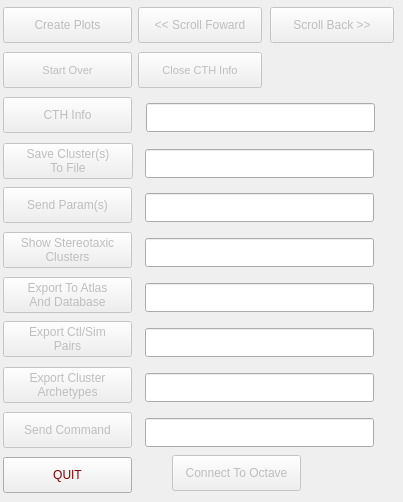
       <widget class="QFrame" name="buttonsFrame">
        <property name="sizePolicy">
         <sizepolicy hsizetype="Minimum" vsizetype="Preferred">
          <horstretch>0</horstretch>
          <verstretch>0</verstretch>
         </sizepolicy>
        </property>
        <property name="minimumSize">
         <size>
          <width>403</width>
          <height>0</height>
         </size>
        </property>
        <widget class="QPushButton" name="scrollBack">
         <property name="enabled">
          <bool>false</bool>
         </property>
         <property name="geometry">
          <rect>
           <x>270</x>
           <y>7</y>
           <width>124</width>
           <height>36</height>
          </rect>
         </property>
         <property name="toolTip">
          <string>&lt;html&gt;&lt;head/&gt;&lt;body&gt;&lt;p&gt;Scroll bar chart plots backwards.&lt;/p&gt;&lt;/body&gt;&lt;/html&gt;</string>
         </property>
         <property name="text">
          <string>Scroll Back &gt;&gt;</string>
         </property>
        </widget>
        <widget class="QPushButton" name="guiConnect">
         <property name="enabled">
          <bool>false</bool>
         </property>
         <property name="geometry">
          <rect>
           <x>172</x>
           <y>455</y>
           <width>129</width>
           <height>36</height>
          </rect>
         </property>
         <property name="toolTip">
          <string>&lt;html&gt;&lt;head/&gt;&lt;body&gt;&lt;p&gt;This is for debugging. You can start Octave or the GUI in a debugger with a fixed port number on the command line GUI command line, then use this to connect.&lt;/p&gt;&lt;/body&gt;&lt;/html&gt;</string>
         </property>
         <property name="text">
          <string>Connect To Octave</string>
         </property>
        </widget>
        <widget class="QLineEdit" name="saveClustersData">
         <property name="geometry">
          <rect>
           <x>145</x>
           <y>149</y>
           <width>229</width>
           <height>29</height>
          </rect>
         </property>
         <property name="autoFillBackground">
          <bool>false</bool>
         </property>
         <property name="maxLength">
          <number>256</number>
         </property>
        </widget>
        <widget class="QLineEdit" name="getCTHInfoText">
         <property name="geometry">
          <rect>
           <x>146</x>
           <y>103</y>
           <width>229</width>
           <height>29</height>
          </rect>
         </property>
         <property name="autoFillBackground">
          <bool>false</bool>
         </property>
         <property name="maxLength">
          <number>256</number>
         </property>
        </widget>
        <widget class="QLineEdit" name="selectStereoData">
         <property name="geometry">
          <rect>
           <x>145</x>
           <y>238</y>
           <width>229</width>
           <height>29</height>
          </rect>
         </property>
         <property name="autoFillBackground">
          <bool>false</bool>
         </property>
         <property name="maxLength">
          <number>256</number>
         </property>
        </widget>
        <widget class="QLineEdit" name="sendparamText">
         <property name="geometry">
          <rect>
           <x>145</x>
           <y>193</y>
           <width>229</width>
           <height>29</height>
          </rect>
         </property>
         <property name="autoFillBackground">
          <bool>false</bool>
         </property>
         <property name="maxLength">
          <number>256</number>
         </property>
        </widget>
        <widget class="QPushButton" name="sendOctave">
         <property name="enabled">
          <bool>false</bool>
         </property>
         <property name="geometry">
          <rect>
           <x>3</x>
           <y>7</y>
           <width>129</width>
           <height>36</height>
          </rect>
         </property>
         <property name="toolTip">
          <string>&lt;html&gt;&lt;head/&gt;&lt;body&gt;&lt;p&gt;Pick a .cth file from the top file box above, select parameters and then click on this button to send the information the Octave program to perform clustering operations.&lt;/p&gt;&lt;/body&gt;&lt;/html&gt;</string>
         </property>
         <property name="text">
          <string>Create Plots</string>
         </property>
        </widget>
        <widget class="QPushButton" name="sendParam">
         <property name="enabled">
          <bool>false</bool>
         </property>
         <property name="geometry">
          <rect>
           <x>3</x>
           <y>187</y>
           <width>129</width>
           <height>36</height>
          </rect>
         </property>
         <property name="sizePolicy">
          <sizepolicy hsizetype="Expanding" vsizetype="Fixed">
           <horstretch>0</horstretch>
           <verstretch>0</verstretch>
          </sizepolicy>
         </property>
         <property name="toolTip">
          <string>&lt;html&gt;&lt;head/&gt;&lt;body&gt;If Octaves needs additional parameters, it will prompt for them in the Messages and Prompts window.  Enter them in the edit control to the right and click on this button</string>
         </property>
         <property name="text">
          <string>Send Param(s)</string>
         </property>
        </widget>
        <widget class="QPushButton" name="exportAtlas">
         <property name="enabled">
          <bool>false</bool>
         </property>
         <property name="geometry">
          <rect>
           <x>3</x>
           <y>277</y>
           <width>129</width>
           <height>36</height>
          </rect>
         </property>
         <property name="toolTip">
          <string>&lt;html&gt;&lt;head/&gt;&lt;body&gt;&lt;p&gt;Export the CTH clusters to a file that the ATLAS program can use to plot points, indicating the clusters to a file named filename.csv.&lt;/p&gt;&lt;p&gt;If there are ctl and stem CTHs, they will be saved in filename[stimtype].csv where stimtype is cc02 or vc02.&lt;/p&gt;&lt;p&gt;If there are kmeans CTHs, they will be saved in filename_kmeans for the standard kmeans algorithm and filename_kmeans_centr when clustering has been performed using the dendrogram centroids/archetypes as the starting locations.&lt;/p&gt;&lt;p&gt;If there are fuzzy cmeans CTHs, they will be saved in filename_fuzzy.csv. &lt;/p&gt;&lt;p&gt;Export information that can be used to lookup CTHs in a database to a second file named filename.db.csv.&lt;/p&gt;&lt;p&gt;Enter the filename without an extension in the control to the right, then click on this button.&lt;/p&gt;&lt;/body&gt;&lt;/html&gt;</string>
         </property>
         <property name="text">
          <string>Export To Atlas
And Database</string>
         </property>
        </widget>
        <widget class="QPushButton" name="doQuit">
         <property name="geometry">
          <rect>
           <x>3</x>
           <y>457</y>
           <width>129</width>
           <height>36</height>
          </rect>
         </property>
         <property name="toolTip">
          <string>&lt;html&gt;&lt;head/&gt;&lt;body&gt;I wonder what this does?</string>
         </property>
         <property name="styleSheet">
          <string notr="true">color: darkred;
font-style:bold</string>
         </property>
         <property name="text">
          <string>QUIT</string>
         </property>
        </widget>
        <widget class="QLineEdit" name="exportAtlasText">
         <property name="geometry">
          <rect>
           <x>145</x>
           <y>283</y>
           <width>229</width>
           <height>29</height>
          </rect>
         </property>
         <property name="autoFillBackground">
          <bool>false</bool>
         </property>
         <property name="maxLength">
          <number>256</number>
         </property>
        </widget>
        <widget class="QLineEdit" name="sendCmdText">
         <property name="geometry">
          <rect>
           <x>145</x>
           <y>418</y>
           <width>229</width>
           <height>29</height>
          </rect>
         </property>
         <property name="autoFillBackground">
          <bool>false</bool>
         </property>
         <property name="maxLength">
          <number>256</number>
         </property>
        </widget>
        <widget class="QPushButton" name="startOver">
         <property name="enabled">
          <bool>false</bool>
         </property>
         <property name="geometry">
          <rect>
           <x>3</x>
           <y>52</y>
           <width>129</width>
           <height>36</height>
          </rect>
         </property>
         <property name="font">
          <font>
           <pointsize>8</pointsize>
          </font>
         </property>
         <property name="toolTip">
          <string>&lt;html&gt;&lt;head/&gt;&lt;body&gt;Click on this to close all figures and clear all variables.  Use this when the screen is getting very cluttered.</string>
         </property>
         <property name="text">
          <string>Start Over</string>
         </property>
        </widget>
        <widget class="QPushButton" name="saveClusters">
         <property name="enabled">
          <bool>false</bool>
         </property>
         <property name="geometry">
          <rect>
           <x>3</x>
           <y>143</y>
           <width>130</width>
           <height>36</height>
          </rect>
         </property>
         <property name="sizePolicy">
          <sizepolicy hsizetype="Expanding" vsizetype="Fixed">
           <horstretch>0</horstretch>
           <verstretch>0</verstretch>
          </sizepolicy>
         </property>
         <property name="toolTip">
          <string>&lt;html&gt;&lt;head/&gt;&lt;body&gt;&lt;p&gt;This control lets you select a subset of Dendrogram, K-Means, K-Means Using Dendrogram clusters, and Fuzzy C-Means clusters. Use a selector prefix to select the cluster type(s) you want to save.&lt;/p&gt;&lt;p&gt;For Dendrogram: d&lt;/p&gt;&lt;p&gt;For K-Means: k&lt;/p&gt;&lt;p&gt;For K-means with preselected clusters: kc&lt;/p&gt;&lt;p&gt;For Fuzzy C-means: f&lt;/p&gt;&lt;p&gt;The last item must be the file name and it must have at least one non-numeric character.&lt;/p&gt;&lt;p&gt;For example:&lt;/p&gt;&lt;p&gt;d 1 2 k 2 3 4 kc 1 4 5 12 f 9 12 13 filename&lt;/p&gt;&lt;p&gt;Order and case is not important. You can have more then one set of selectors. You do not have to include all of the selectors. If you have not selected a non-dendrogram cluster type, nothing is saved. If no prefix is selected, the dendrogram selector is used by default. &lt;/p&gt;&lt;/body&gt;&lt;/html&gt;</string>
         </property>
         <property name="text">
          <string>Save Cluster(s)
To File</string>
         </property>
        </widget>
        <widget class="QPushButton" name="selectStereo">
         <property name="enabled">
          <bool>false</bool>
         </property>
         <property name="geometry">
          <rect>
           <x>3</x>
           <y>232</y>
           <width>129</width>
           <height>36</height>
          </rect>
         </property>
         <property name="sizePolicy">
          <sizepolicy hsizetype="Expanding" vsizetype="Fixed">
           <horstretch>0</horstretch>
           <verstretch>0</verstretch>
          </sizepolicy>
         </property>
         <property name="toolTip">
          <string>&lt;html&gt;&lt;head/&gt;&lt;body&gt;&lt;p&gt;To display a subset of the stereotaxic clusters in the current plot window, enter cluster number(s) separated by spaces in the edit control to the right, then click on this button. Enter 0 to display all clusters.&lt;/p&gt;&lt;/body&gt;&lt;/html&gt;</string>
         </property>
         <property name="text">
          <string>Show Stereotaxic
Clusters</string>
         </property>
        </widget>
        <widget class="QPushButton" name="getCTHInfo">
         <property name="enabled">
          <bool>false</bool>
         </property>
         <property name="geometry">
          <rect>
           <x>3</x>
           <y>97</y>
           <width>129</width>
           <height>36</height>
          </rect>
         </property>
         <property name="sizePolicy">
          <sizepolicy hsizetype="Expanding" vsizetype="Fixed">
           <horstretch>0</horstretch>
           <verstretch>0</verstretch>
          </sizepolicy>
         </property>
         <property name="toolTip">
          <string>&lt;html&gt;&lt;head/&gt;&lt;body&gt;&lt;p&gt;This creates a window and displays information about one CTH. This includes experiment information and various plots, including a projection plot that shows the CTH in relation to the other projected CTHs. This also highlights the point in the N SPACE CTH PROJECTION window. The highlights in this window persist until you clear them.&lt;/p&gt;&lt;p&gt;Multiple CTHs can be specified and each will gets its own window. Enter one or more CTH numbers, separated by spaces, in the control to the right, then click on this button.&lt;/p&gt;&lt;p&gt;For files with CTL/STIM periods in them, entering the number of a CTH and a *, separated by spaces, will display all of the sibling CTHs.  This works for multiple numbers, e.g.:  7 19 * 23 102. The location of the * character is not important.&lt;/p&gt;&lt;p&gt;Enter 0 for the CTH number to clear the highlighted points from the N SPACE CTH PROJECTION window. This over-rides any other numbers. They will be ignored.&lt;/p&gt;&lt;/body&gt;&lt;/html&gt;</string>
         </property>
         <property name="text">
          <string>CTH Info</string>
         </property>
        </widget>
        <widget class="QPushButton" name="scrollFwd">
         <property name="enabled">
          <bool>false</bool>
         </property>
         <property name="geometry">
          <rect>
           <x>138</x>
           <y>7</y>
           <width>124</width>
           <height>36</height>
          </rect>
         </property>
         <property name="toolTip">
          <string>&lt;html&gt;&lt;head/&gt;&lt;body&gt;&lt;p&gt;Scroll bar char plots forward.&lt;/p&gt;&lt;/body&gt;&lt;/html&gt;</string>
         </property>
         <property name="text">
          <string>&lt;&lt; Scroll Foward</string>
         </property>
        </widget>
        <widget class="QPushButton" name="sendCmd">
         <property name="enabled">
          <bool>false</bool>
         </property>
         <property name="geometry">
          <rect>
           <x>3</x>
           <y>412</y>
           <width>129</width>
           <height>36</height>
          </rect>
         </property>
         <property name="sizePolicy">
          <sizepolicy hsizetype="Expanding" vsizetype="Fixed">
           <horstretch>0</horstretch>
           <verstretch>0</verstretch>
          </sizepolicy>
         </property>
         <property name="toolTip">
          <string>&lt;html&gt;&lt;head/&gt;&lt;body&gt;Send commands to the Octave interpreter.  (Note:  This is mostly for debugging.  Not all commands are supported. It is not very difficult to crash the program using this.)</string>
         </property>
         <property name="text">
          <string>Send Command</string>
         </property>
        </widget>
        <widget class="QPushButton" name="exportCentroids">
         <property name="enabled">
          <bool>false</bool>
         </property>
         <property name="geometry">
          <rect>
           <x>3</x>
           <y>367</y>
           <width>129</width>
           <height>36</height>
          </rect>
         </property>
         <property name="toolTip">
          <string>&lt;html&gt;&lt;head/&gt;&lt;body&gt;&lt;p&gt;Export cluster archetypes to file(s). An archetypes is the mean, or centroid, CTH for all of the CTHs in a cluster. Archetypes for all active clustering algorithms will be exported to file(s).&lt;/p&gt;&lt;p&gt;Dendrogram archetypes will be exported to filename_dend.cth.&lt;/p&gt;&lt;p&gt;K-Means archetypes will be exported to filename_km.cth.&lt;/p&gt;&lt;p&gt;Fuzzy C-Means archetypes will be exported to filename_fcm.cth.&lt;/p&gt;&lt;p&gt;The intention is to use these as categories of cluster types and to use these with an unknown cluster to assign the unknown CTH to one of the types.&lt;/p&gt;&lt;p&gt;Enter the filename without an extension in the control to the right, then click on this button.&lt;/p&gt;&lt;/body&gt;&lt;/html&gt;</string>
         </property>
         <property name="text">
          <string>Export Cluster
Archetypes</string>
         </property>
        </widget>
        <widget class="QLineEdit" name="exportCentroidsText">
         <property name="geometry">
          <rect>
           <x>145</x>
           <y>373</y>
           <width>229</width>
           <height>29</height>
          </rect>
         </property>
         <property name="autoFillBackground">
          <bool>false</bool>
         </property>
         <property name="maxLength">
          <number>256</number>
         </property>
        </widget>
        <widget class="QPushButton" name="closeInfo">
         <property name="enabled">
          <bool>false</bool>
         </property>
         <property name="geometry">
          <rect>
           <x>138</x>
           <y>52</y>
           <width>124</width>
           <height>36</height>
          </rect>
         </property>
         <property name="font">
          <font>
           <pointsize>8</pointsize>
          </font>
         </property>
         <property name="toolTip">
          <string>&lt;html&gt;&lt;head/&gt;&lt;body&gt;&lt;p&gt;Click on this to close all CTH Info windows. Use this when the screen is getting very cluttered.&lt;/p&gt;&lt;/body&gt;&lt;/html&gt;</string>
         </property>
         <property name="text">
          <string>Close CTH Info</string>
         </property>
        </widget>
        <widget class="QPushButton" name="exportPairs">
         <property name="enabled">
          <bool>false</bool>
         </property>
         <property name="geometry">
          <rect>
           <x>3</x>
           <y>321</y>
           <width>129</width>
           <height>36</height>
          </rect>
         </property>
         <property name="sizePolicy">
          <sizepolicy hsizetype="Expanding" vsizetype="Fixed">
           <horstretch>0</horstretch>
           <verstretch>0</verstretch>
          </sizepolicy>
         </property>
         <property name="toolTip">
          <string>&lt;html&gt;&lt;head/&gt;&lt;body&gt;&lt;p&gt;If the current .cth file has control and stim periods in it, click on this to find the Control and Stim CTHs that changed clusters.&lt;/p&gt;&lt;p&gt;The results will be saved to a .cth file that this program and read and a .csv file that the brainstem program can read.&lt;/p&gt;&lt;p&gt;If the current file does not have control and stim periods, the button click is ignored.&lt;/p&gt;&lt;/body&gt;&lt;/html&gt;</string>
         </property>
         <property name="text">
          <string>Export Ctl/Sim
Pairs</string>
         </property>
        </widget>
        <widget class="QLineEdit" name="exportPairsText">
         <property name="geometry">
          <rect>
           <x>145</x>
           <y>328</y>
           <width>229</width>
           <height>29</height>
          </rect>
         </property>
         <property name="autoFillBackground">
          <bool>false</bool>
         </property>
         <property name="maxLength">
          <number>256</number>
         </property>
        </widget>
       </widget>
